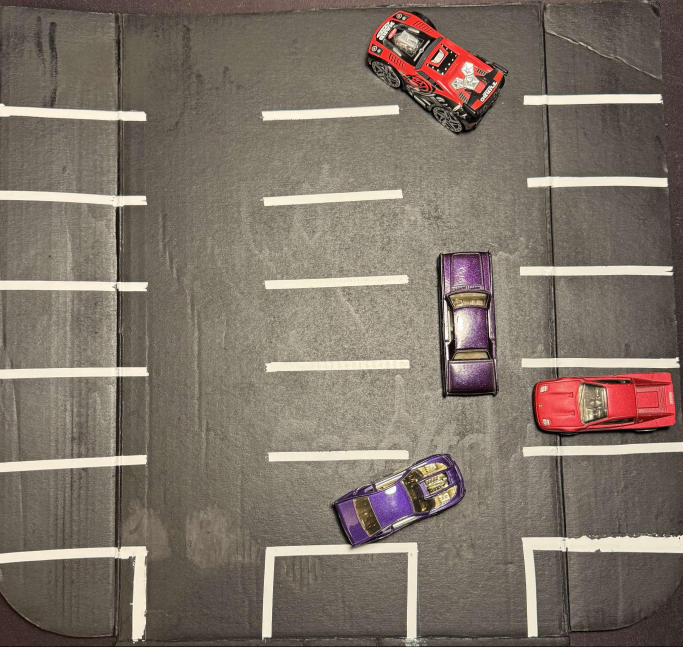
#> input picture parking.jpg, 2048 x 1939 px (shown at 1/3 size)
$ python CarDetector.py
#> lines starting #> are read from the running program, lines starting #| are printed output that depends on the picture; after the words box and inside, x2 and y2 are one past the last pixel; in counts of white or black regions, pixels touching at a corner belong together
#> further down, image is the input picture: shape (1939, 2048, 3); mean B, G, R 104.3, 115.3, 126.7
import numpy as np
import matplotlib.pyplot as plt
from skimage import morphology, measure
from skimage.morphology import disk, dilation
import cv2
from PIL import Image, ImageDraw, ImageFont


def convert_hsv_to_opencv(h, s, v):
    # h (Hue) w stopniach [0-360] -> [0-179]
    h_opencv = h / 2
    # s, v (Saturation, Value) w % [0-100] -> [0-255]
    s_opencv = s * 2.55
    v_opencv = v * 2.55
    return np.array([round(h_opencv), round(s_opencv), round(v_opencv)])


def convert_opencv_to_hsv(h, s, v):
    # h (Hue) w [0-179] -> stopnie [0-360]
    h_internet = h * 2
    # s, v (Saturation, Value) w [0-255] -> %
    s_internet = s / 2.55
    v_internet = v / 2.55
    return np.array([round(h_internet), round(s_internet), round(v_internet)])


def drawAllLicencePlateNumbers(image: np.array, cars_licence_plates: list | tuple, cars_rectangles_positions: list[list] | tuple[tuple]):
    img = Image.fromarray(image)
    draw = ImageDraw.Draw(img)
    try:
        font = ImageFont.truetype("arial.ttf", 16)
    except IOError:
        font = ImageFont.load_default()

    for idx, licence_plate in enumerate(cars_licence_plates):
        if idx >= len(cars_rectangles_positions):
            break
        x, y = cars_rectangles_positions[idx]
        text_bbox = draw.textbbox((x, y), licence_plate, font=font)
        draw.rectangle(text_bbox, fill="blue")
        draw.text((x, y), licence_plate, fill="white", font=font)

    return cv2.cvtColor(np.array(img), cv2.COLOR_RGB2BGR)


def findCars(frame, show_steps=False, show_end_product=False):
#> called with show_steps = False, show_end_product = False
    image = frame.copy()
    resized_image = cv2.resize(image, (600, 600))
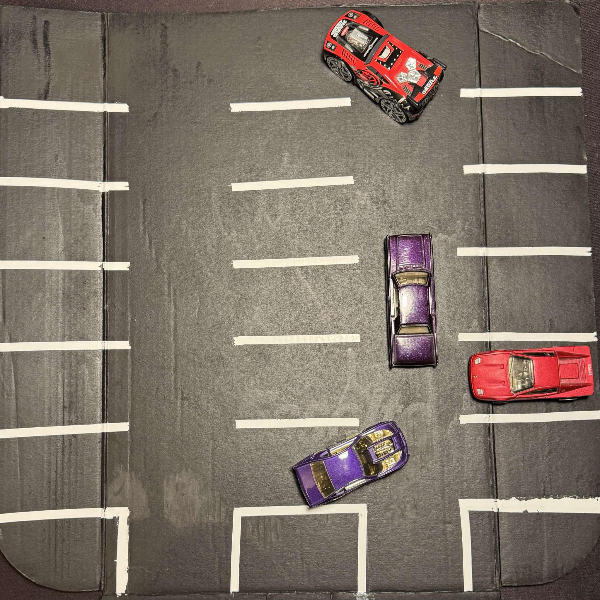
#> resized_image: shape (600, 600, 3); mean B, G, R 104.1, 115.1, 126.6

    hsv_image = cv2.cvtColor(resized_image, cv2.COLOR_BGR2HSV)
#> hsv_image: shape (600, 600, 3); mean H, S, V 21.3, 47.8, 126.8

    if show_steps:
        _, axes = plt.subplots(1, 2, figsize=(12, 6))
        axes[0].imshow(resized_image, cmap="gray")
        axes[0].set_title("Resized image")
        axes[1].imshow(hsv_image, cmap="gray")
        axes[1].set_title("hsv from BGR")
        plt.show()

    # ======================= MASKOWANIE SAMOCHODÓW I WYŚWIETLANIE TYLKO ICH NA OBRAZIE =============================

    # thresholdy dla autek (minimalne wartości: [..., 74-75, 74-75])
    lower_threshold = np.array([0, 74, 74])  # węższe prostokąty dla +-85
    upper_threshold = np.array([179, 255, 255])

    mask = cv2.inRange(hsv_image, lower_threshold, upper_threshold)
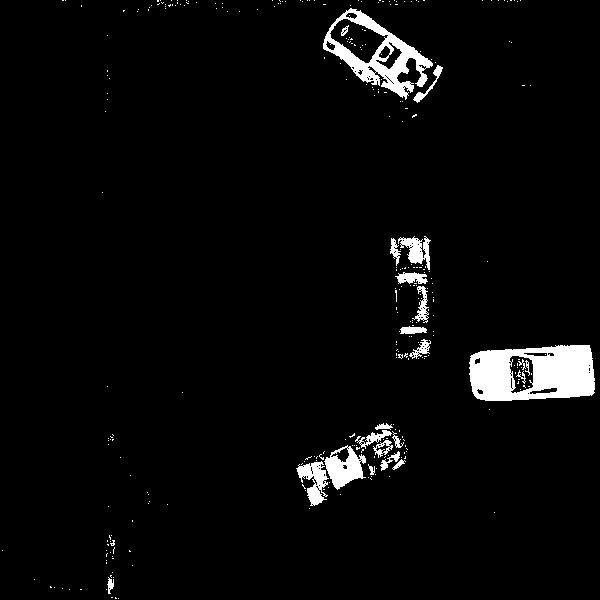
#> mask: shape (600, 600); 3.7% white; 314 white regions (291 under 20 px), largest, box (x1, y1, x2, y2) and area: (469, 345, 595, 401) 5340, (323, 8, 433, 100) 2992, (324, 445, 366, 490) 1001
    mask = dilation(mask, disk(4))  # większe wartości (powyżej 10 może łączyć auta) dają większe prostokąty
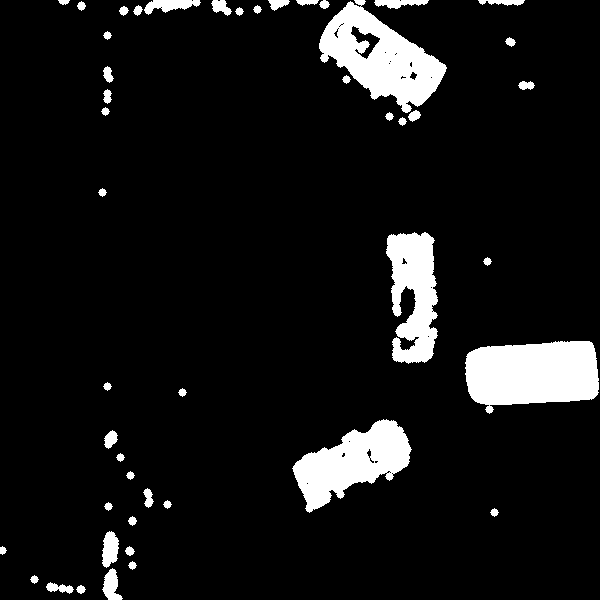
#> mask: shape (600, 600); 8.2% white; 47 white regions

    result = cv2.bitwise_and(resized_image, resized_image, mask=mask)
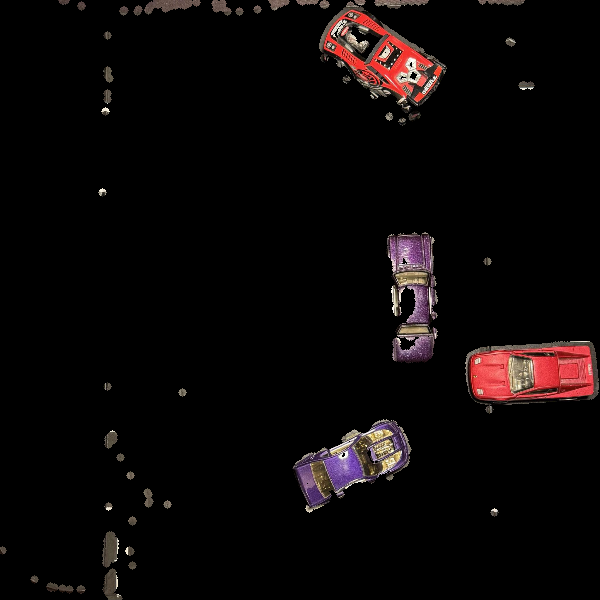
#> result: shape (600, 600, 3); mean B, G, R 7.2, 7.2, 11.4

    if show_steps:
        _, axes = plt.subplots(1, 3, figsize=(12, 6))
        axes[0].imshow(resized_image)
        axes[0].set_title("Resized image")
        axes[1].imshow(mask, cmap="gray")
        axes[1].set_title("result")
        axes[2].imshow(result)
        axes[2].set_title("result")
        plt.show()

    # ============================= RYSOWANIE PROSTOKĄTÓW DOOKOŁA AUTEK =================================

    labeled_image = measure.label(mask, connectivity=2)
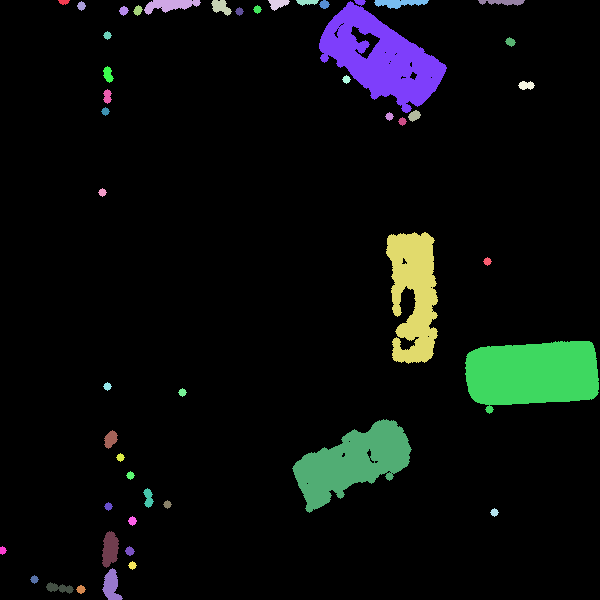
#> labeled_image: shape (600, 600) int64; 48 distinct labels, from 0 to 47; one colour per label, 0 black
    labeled_image = morphology.remove_small_objects(labeled_image, connectivity=2, min_size=3000)
#> labeled_image: shape (600, 600) int64; 5 distinct labels, from 0 to 31

    regions = measure.regionprops(labeled_image)
#> regions = 4 regions; box (x1, y1, x2, y2) and area: (465, 341, 599, 414) 7623, (319, 0, 447, 113) 6945, (292, 419, 412, 513) 5710, (386, 232, 438, 364) 4761

    image_with_boxes = resized_image.copy()

    car_positions = []
    for region in regions:
        min_row, min_col, max_row, max_col = region.bbox
        car_positions.append([min_col, min_row])
        cv2.rectangle(image_with_boxes, (min_col, min_row), (max_col, max_row), (255, 0, 0), 2)
#> this loop made 4 passes
#> (min_row, min_col, max_row, max_col) on passes 1 to 4: (0, 319, 113, 447), (232, 386, 364, 438), (341, 465, 414, 599), (419, 292, 513, 412)
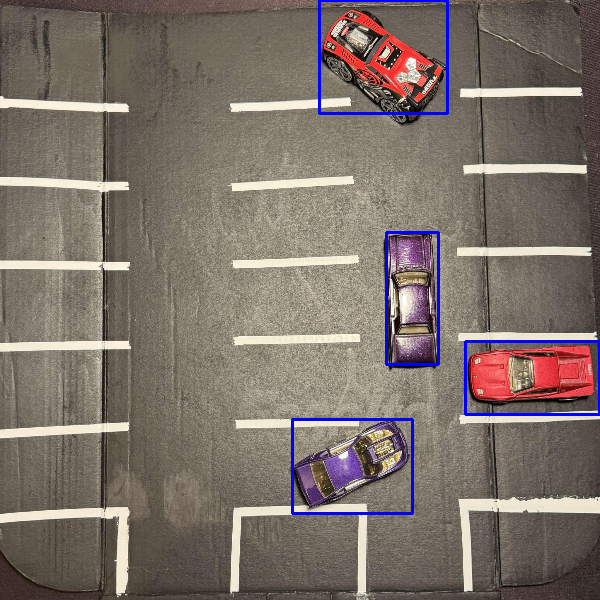
#> image_with_boxes: shape (600, 600, 3); 1.35% of pixels changed, all inside (x1, y1, x2, y2) = (291, 0, 600, 515)
#> after the loop, car_positions = [[319, 0], [386, 232], [465, 341], [292, 419]]

    image_with_boxes = cv2.cvtColor(image_with_boxes, cv2.COLOR_BGR2RGB)

    if show_end_product:
        _, axes = plt.subplots(1, 2, figsize=(12, 6))
        axes[0].imshow(resized_image)
        axes[0].set_title("Original footage")
        axes[1].imshow(image_with_boxes)
        axes[1].set_title("Detected cars")
        plt.show()

    return [image_with_boxes, car_positions]


if __name__ == "__main__":
    images_names = ["parking.jpg",
                    "parking2.jpg",
                    "parking3.jpg",
                    "parking4.jpg",
                    "parking5.jpg",
                    "parking6.jpg"]

    for image_name in images_names:
        image = cv2.imread(image_name)
        found_cars, car_pos = findCars(image)
#> car_pos = [[319, 0], [386, 232], [465, 341], [292, 419]]
        plates = ['EL 123456', 'EKU 111222', 'EZD 023023', 'PL 6969']
        image_with_licence_plates = drawAllLicencePlateNumbers(found_cars, plates, car_pos)
#> the loop in drawAllLicencePlateNumbers, `for idx, licence_plate in enumerate(cars_licence_plates):` made 4 passes
#> (x, y, text_bbox) on passes 1 to 4: (319, 0, (319, 3, 404, 15)), (386, 232, (386, 235, 484, 247)), (465, 341, (465, 344, 565, 356)), (292, 419, (292, 422, 356, 434))
#> in drawAllLicencePlateNumbers, `return cv2.cvtColor(np.array(img), cv2.COLOR_RGB2BGR)`:
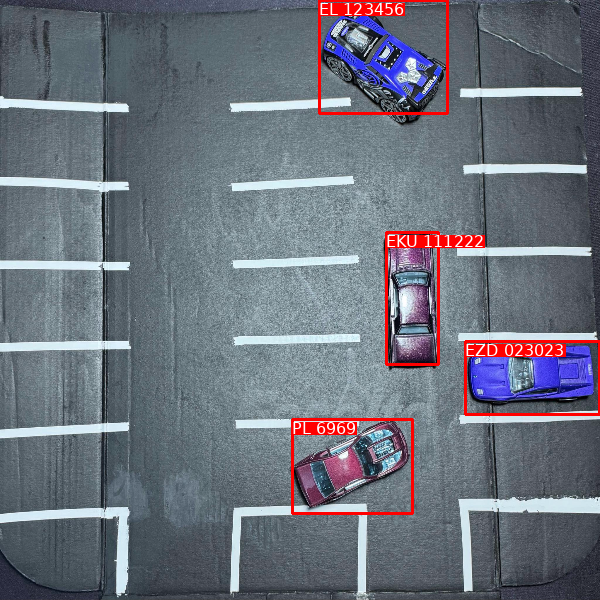
#> returned value: shape (600, 600, 3); mean R, G, B 107.8, 112.8, 123.8
        cv2.imshow("cars", image_with_licence_plates)
        cv2.waitKey(0)
        cv2.destroyAllWindows()
#> pass 2 of the loop `for image_name in images_names:`:
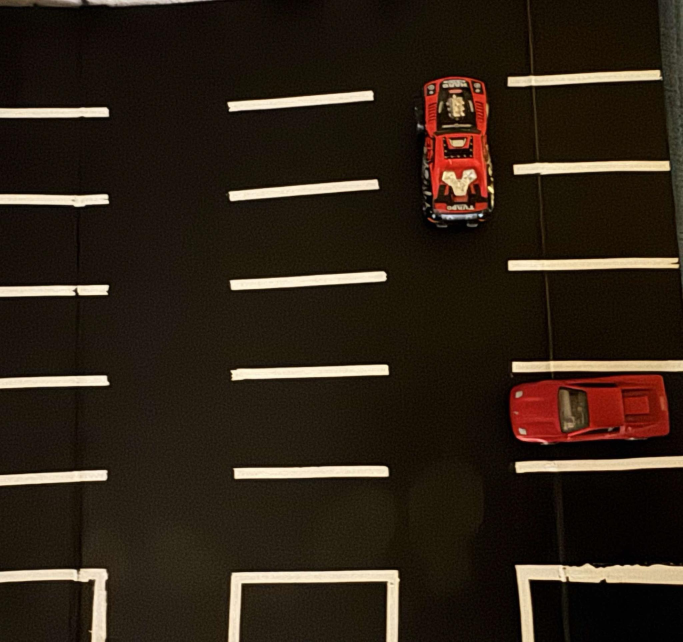
#> input picture parking2.jpg, 2048 x 1925 px (shown at 1/3 size)
#> image is the input picture: shape (1925, 2048, 3); mean B, G, R 23.5, 34.8, 46.6
#> hsv_image: shape (600, 600, 3); mean H, S, V 16.4, 162, 46.5
#> regions = 2 regions; box (x1, y1, x2, y2) and area: (444, 333, 600, 420) 11890, (368, 67, 438, 212) 8452
#> the loop in findCars (call 2), `for region in regions:` made 2 passes
#> (min_row, min_col, max_row, max_col) on passes 1 to 2: (67, 368, 212, 438), (333, 444, 420, 600)
#> after the loop in findCars (call 2), `for region in regions:`:
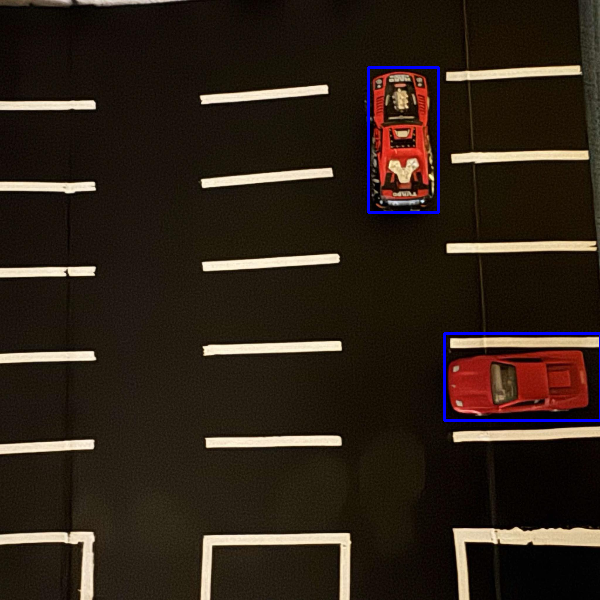
#> image_with_boxes: shape (600, 600, 3); mean B, G, R 25.1, 34.6, 46.3
#> after the loop in findCars (call 2), `for region in regions:`: car_positions = [[368, 67], [444, 333]]
#> the loop in drawAllLicencePlateNumbers (call 2), `for idx, licence_plate in enumerate(cars_licence_plates):` made 3 passes
#> (x, y, text_bbox) on passes 1 to 2: (368, 67, (368, 70, 453, 82)), (444, 333, (444, 336, 542, 348))
#> in drawAllLicencePlateNumbers (call 2), `return cv2.cvtColor(np.array(img), cv2.COLOR_RGB2BGR)`:
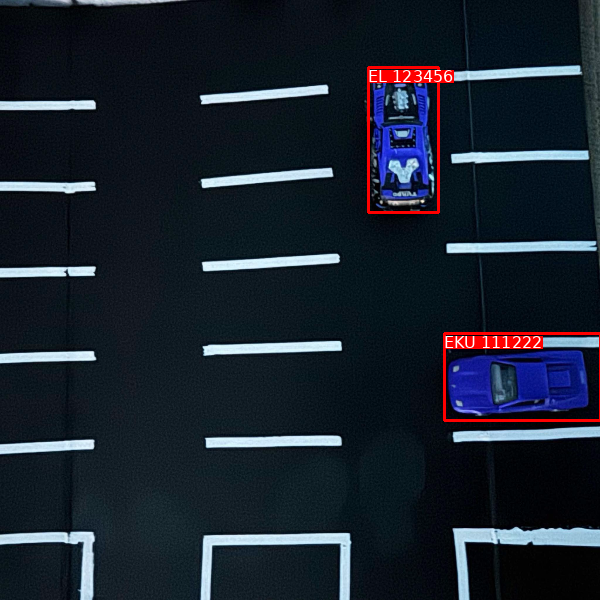
#> returned value: shape (600, 600, 3); mean R, G, B 26.3, 34.3, 45.8
#> pass 3 of the loop `for image_name in images_names:`:
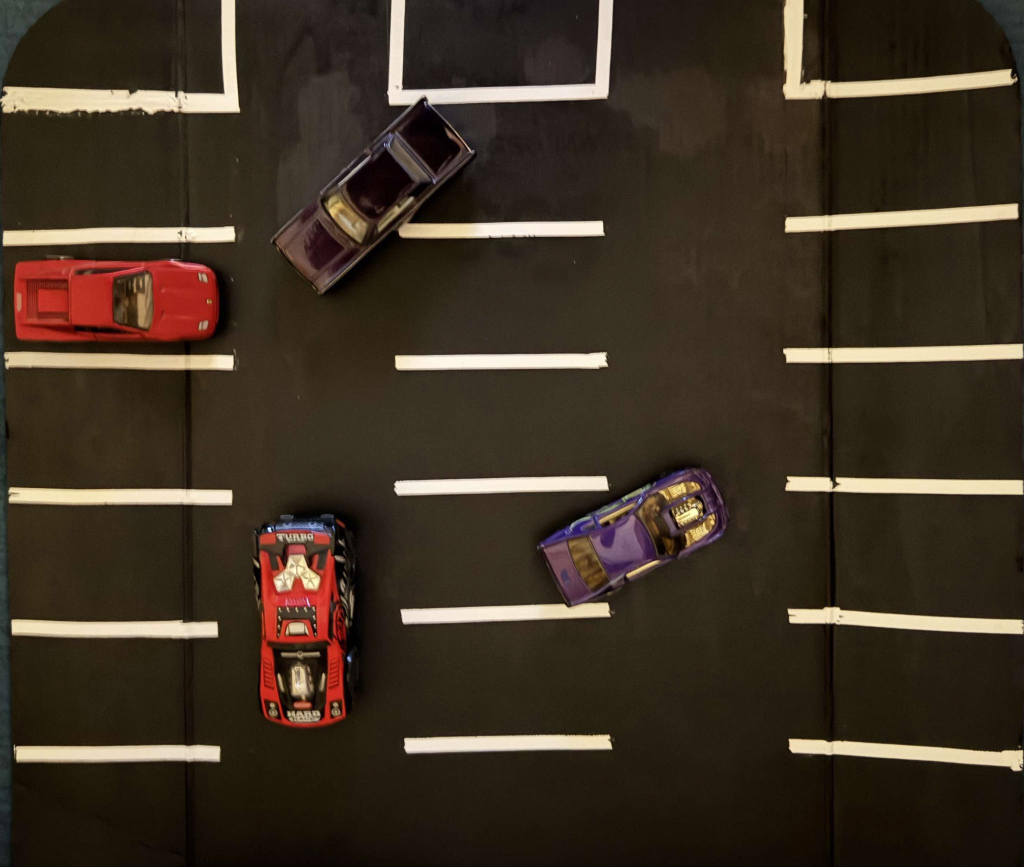
#> input picture parking3.jpg, 2048 x 1734 px (shown at 1/2 size)
#> image is the input picture: shape (1734, 2048, 3); mean B, G, R 35.7, 49.5, 61.7
#> hsv_image: shape (600, 600, 3); mean H, S, V 21.1, 129, 61.8
#> regions = 5 regions; box (x1, y1, x2, y2) and area: (0, 155, 144, 261) 11373, (144, 356, 210, 508) 8237, (313, 322, 429, 433) 6597, (154, 99, 281, 207) 4864, (454, 0, 599, 73) 3081
#> the loop in findCars (call 3), `for region in regions:` made 5 passes
#> (min_row, min_col, max_row, max_col) on passes 1 to 5: (0, 454, 73, 599), (99, 154, 207, 281), (155, 0, 261, 144), (322, 313, 433, 429), (356, 144, 508, 210)
#> after the loop in findCars (call 3), `for region in regions:`:
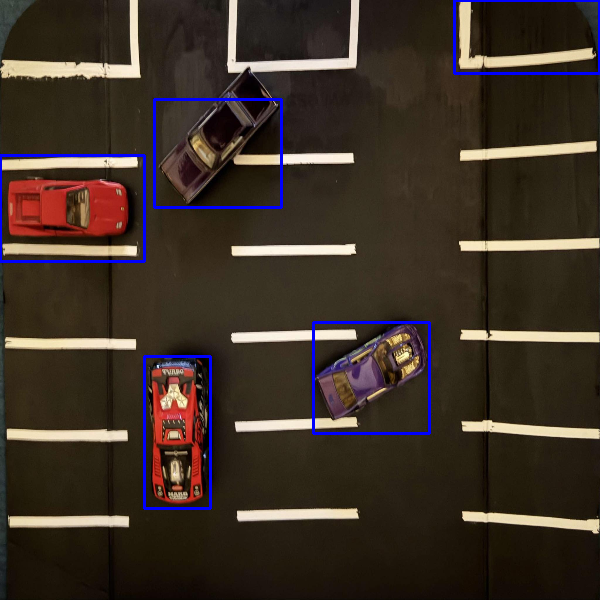
#> image_with_boxes: shape (600, 600, 3); mean B, G, R 39.7, 48.7, 60.8
#> after the loop in findCars (call 3), `for region in regions:`: car_positions = [[454, 0], [154, 99], [0, 155], [313, 322], [144, 356]]
#> car_pos has the same summary as car_positions in findCars
#> the loop in drawAllLicencePlateNumbers (call 3), `for idx, licence_plate in enumerate(cars_licence_plates):` made 4 passes
#> (x, y, text_bbox) on passes 1 to 4: (454, 0, (454, 3, 539, 15)), (154, 99, (154, 102, 252, 114)), (0, 155, (0, 158, 100, 170)), (313, 322, (313, 325, 377, 337))
#> in drawAllLicencePlateNumbers (call 3), `return cv2.cvtColor(np.array(img), cv2.COLOR_RGB2BGR)`:
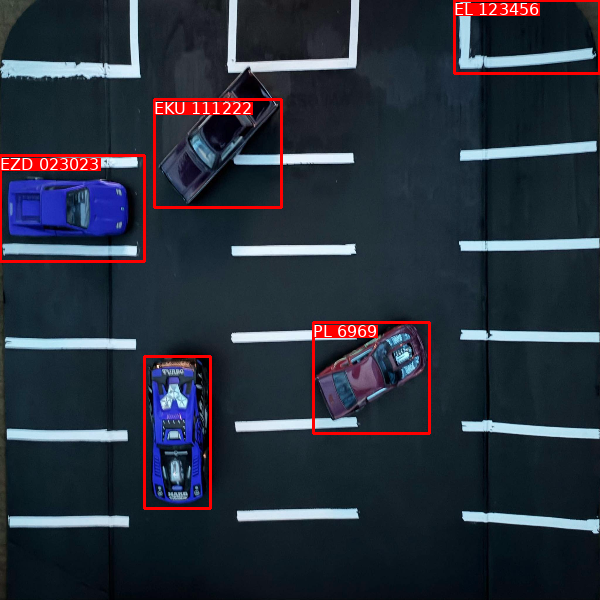
#> returned value: shape (600, 600, 3); mean R, G, B 41.9, 48.3, 60.2
#> the loop made 6 passes; the first 3 are shown
